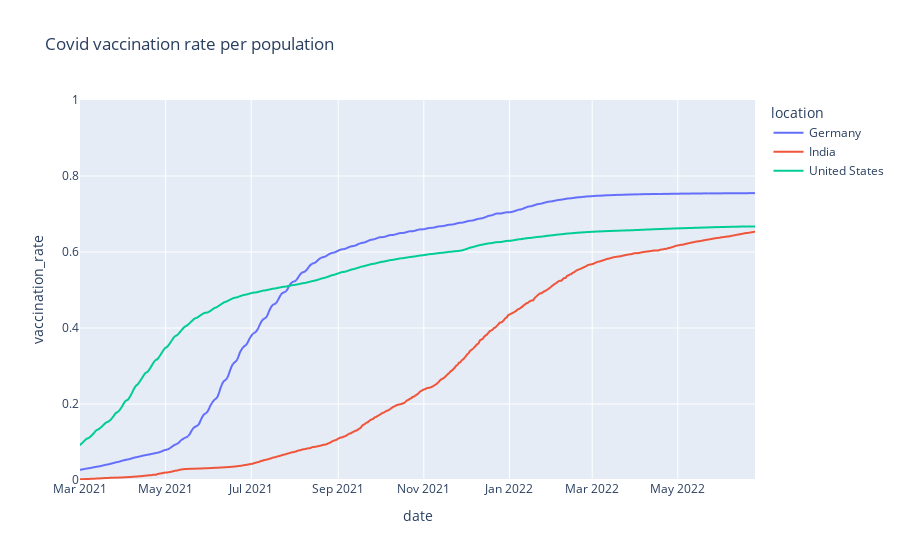

The notebook cell saved with this chart:
### Code cell
#Figure 2 The vaccination rate (percentage of the population) over time 
df_countries['vaccination_rate']=df_countries['people_fully_vaccinated']/df_countries['population'] #absolut Covid cases/population size
#plotting the relative vaccination rate for 3 countries
fig=px.line(df_countries, x= "date", y= "vaccination_rate",color='location', title= "Covid vaccination rate per population")
fig.update_xaxes(range=["2021-03-01","2022-06-25"]) #to set the range of dates in a particular range
fig.update_yaxes(range=[0,1])
fig.write_image("../images/figure2.jpeg") #saving the figure plot
fig.show()

### Figure 1 — Plotly figure (JSON) as saved in the notebook; plotly's stock layout.template omitted (floating-point values rounded to 4 significant figures; data arrays with more than 128 entries replaced by an {"elided": "..."} marker saying what was removed)
{"data": [{"hovertemplate": "location=Germany<br>date=%{x}<br>vaccination_rate=%{y}<extra></extra>", "legendgroup": "Germany", "line": {"color": "#636efa", "dash": "solid"}, "marker": {"symbol": "circle"}, "mode": "lines", "name": "Germany", "showlegend": true, "type": "scattergl", "x": {"elided": "883 str values"}, "xaxis": "x", "y": {"elided": "883 float values"}, "yaxis": "y"}, {"hovertemplate": "location=India<br>date=%{x}<br>vaccination_rate=%{y}<extra></extra>", "legendgroup": "India", "line": {"color": "#EF553B", "dash": "solid"}, "marker": {"symbol": "circle"}, "mode": "lines", "name": "India", "showlegend": true, "type": "scattergl", "x": {"elided": "880 str values"}, "xaxis": "x", "y": {"elided": "880 float values"}, "yaxis": "y"}, {"hovertemplate": "location=United States<br>date=%{x}<br>vaccination_rate=%{y}<extra></extra>", "legendgroup": "United States", "line": {"color": "#00cc96", "dash": "solid"}, "marker": {"symbol": "circle"}, "mode": "lines", "name": "United States", "showlegend": true, "type": "scattergl", "x": {"elided": "888 str values"}, "xaxis": "x", "y": {"elided": "888 float values"}, "yaxis": "y"}], "layout": {"legend": {"title": {"text": "location"}, "tracegroupgap": 0}, "title": {"text": "Covid vaccination rate per population"}, "xaxis": {"anchor": "y", "domain": [0, 1], "range": ["2021-03-01", "2022-06-25"], "title": {"text": "date"}}, "yaxis": {"anchor": "x", "domain": [0, 1], "range": [0, 1], "title": {"text": "vaccination_rate"}}}}
